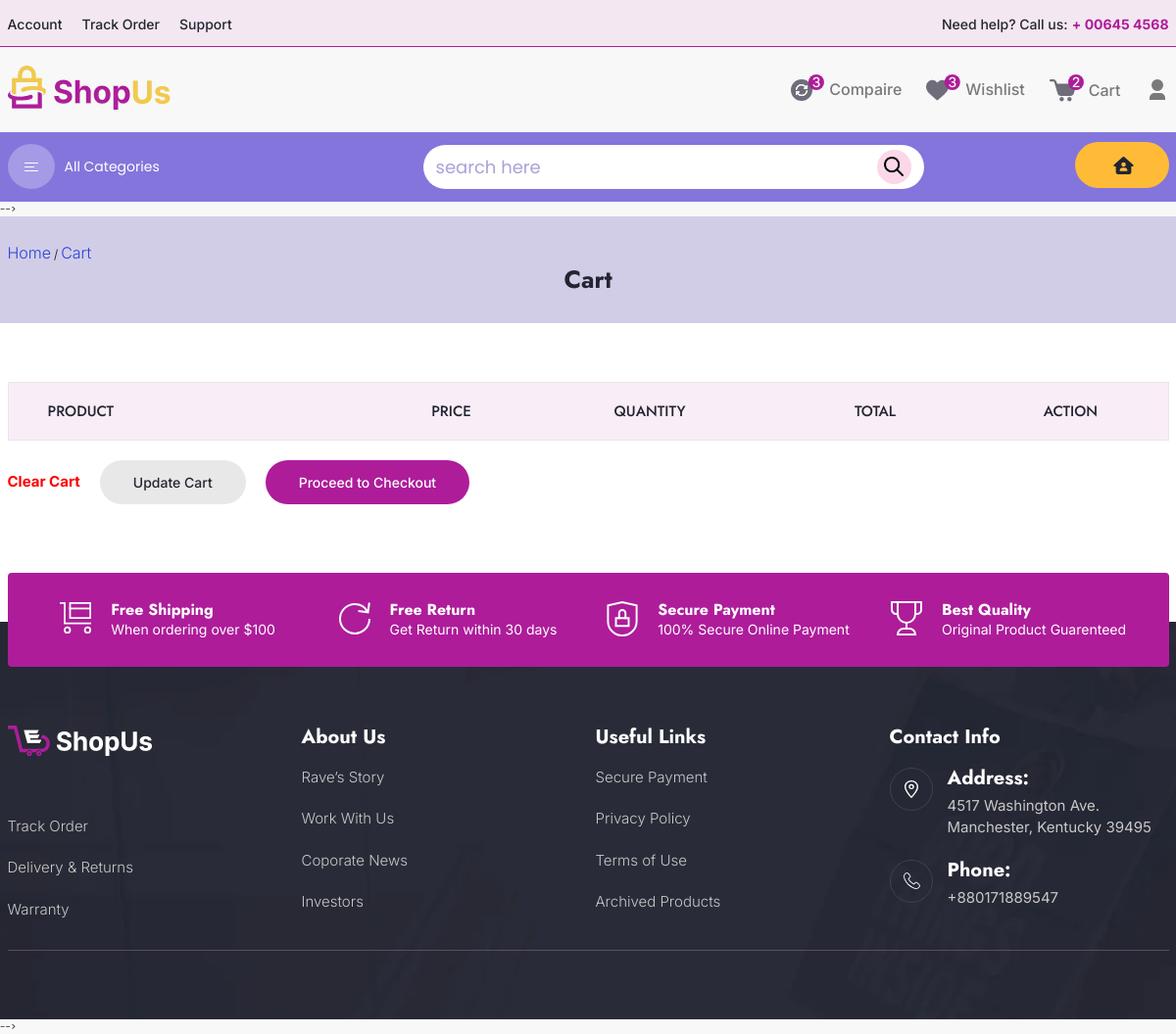
Before: /cart/ with the older database file.
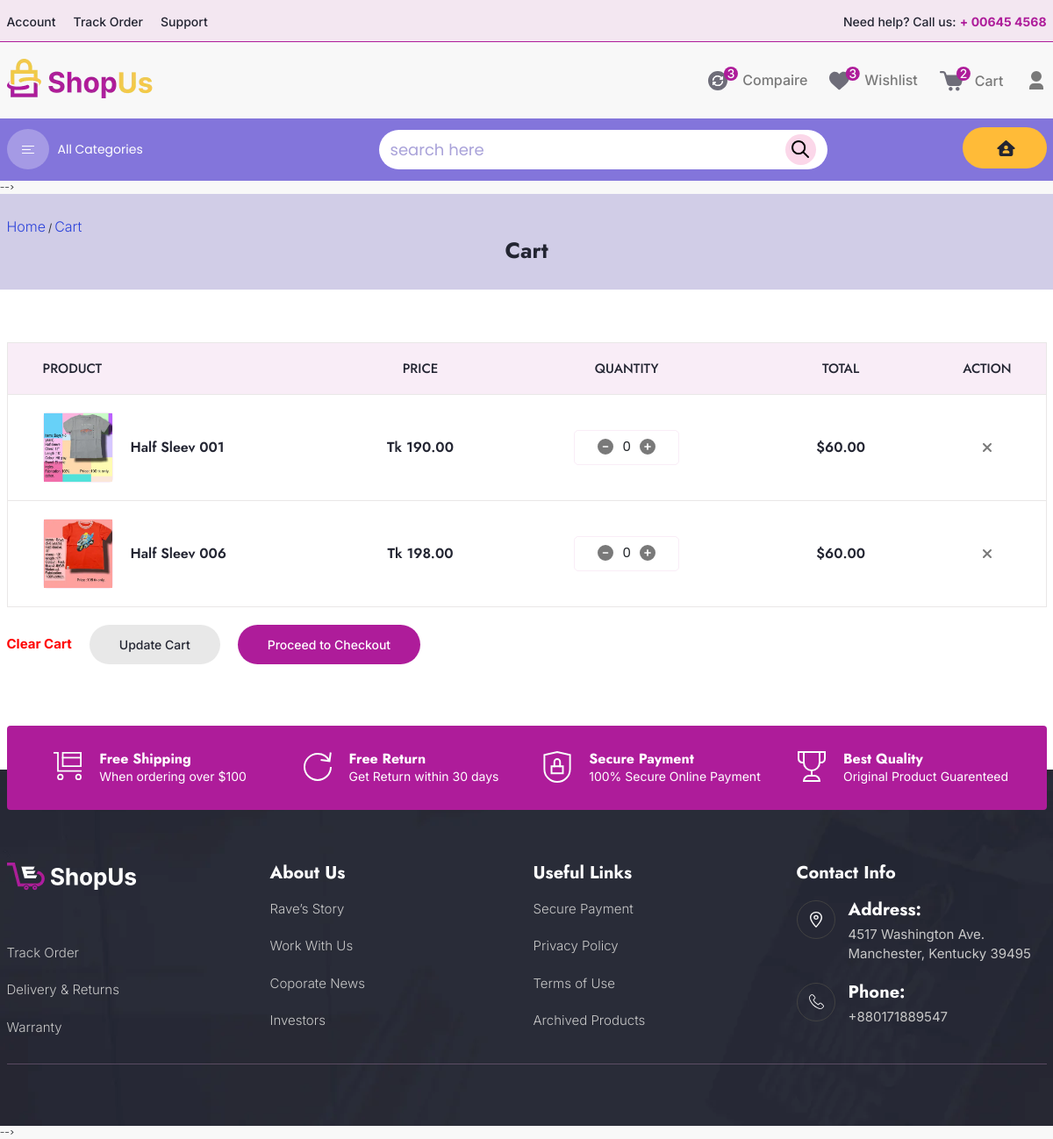
After: the same page with the newer database file.
### Inventory/models.py (models this page shows, shortened)
class IMAGE(models.Model):
    url             = models.ImageField(upload_to='products')
    imgLink         = models.CharField(max_length=100,null=True,blank=True)
    text            = models.TextField(max_length=50,null=True,blank=True)
    product         = models.ForeignKey(PRODUCTS,on_delete=models.CASCADE)
    class Meta:
        verbose_name_plural='IMAGES'

class PRODUCTS(models.Model):
    name            = models.CharField(max_length=100,null=False,blank=True)
    slug            = models.SlugField(unique=True)
    barcode         = models.CharField(max_length=50,unique=True,null=True,blank=False)
    category        = models.ForeignKey(CATEGORY,on_delete=models.CASCADE,null=True)
    subcategory     = models.ForeignKey(SUBCATEGORY,on_delete=models.CASCADE,null=True)
    description     = models.TextField(max_length=200,null=True,blank=True)
    attributevalue  = models.ManyToManyField(ATTRIBUTEVALUE,blank=True)
    brandname       = models.ForeignKey(BRAND,on_delete=models.CASCADE,null=True)
    in_stocks       = models.BooleanField(default=True)
    is_active       = models.BooleanField(default=True)
    is_discount     = models.BooleanField(default=False)
    Owner           = models.ForeignKey(User,on_delete=models.CASCADE,blank=True,null=True)
    create_date     = models.DateTimeField(auto_now_add=True,blank=True)
    modified_date   = models.DateTimeField(auto_now=True,blank= True)
    class Meta:
        verbose_name_plural = 'PRODUCTS'

class PRICE(models.Model):
    stock       = models.ForeignKey(STOCKS,on_delete=models.CASCADE,null=True)
    product     = models.ForeignKey(PRODUCTS,on_delete=models.CASCADE,null=True)
    saleprice   = models.DecimalField(max_digits=10, decimal_places=2,default=False,null=False)
    storeprice  = models.FloatField(null=True,blank=True)
    discount_percentage = models.DecimalField(max_digits=10, decimal_places=0,null=True,blank=True,default=0)
    mrp         = models.DecimalField(max_digits=10, decimal_places=2,null=True,blank=True)
    total_store_price = models.FloatField(null=True,blank=True)
    text        = models.TextField(max_length=50,null=True,blank=True)
    class Meta:
        verbose_name_plural = 'PRICES'
    @property
    def total_store_price(self):
        if self.storeprice is not None:
            return round((self.stock.stocks_qty * self.storeprice),2)
        else:
            pass
    @property
    def mrp(self):
        if self.stock.product.is_discount==True:
            return round((self.saleprice - (self.saleprice*self.discount_percentage)/100),2)
        else:
             return self.saleprice
    @property
    def BDT(self):
        return "Tk %s"%self.mrp

class STOCKS(models.Model):
    product         = models.ForeignKey(PRODUCTS,on_delete=models.CASCADE)
    stocks_qty      = models.FloatField(null=True,blank=True)
    quantity        = models.FloatField(null=True,blank=False)
    unit            = models.CharField(max_length=100,choices=unit_select,null=True)
    last_checked    = models.DateTimeField(auto_now_add=True,editable=False)
    class Meta:
        verbose_name_plural = 'STOCKS'

### Cart/views.py (the view)
# urls.py: path('',include('Cart.urls')),
def Cart(request):
    products = PRODUCTS.objects.filter(Q(slug ='half-sleev-001')| Q(slug='half-sleev-006'))
    img = IMAGE.objects.filter(product__in=products)
    context ={
        'products':products,
        'img':img,
    }
    return render(request,'Cart/cart.html',context)

### Category/context_processors.py (called while the page is built)
def categoryLink(request):
    Catglinks = CATEGORY.objects.all().exclude(slug__in=['popular','new-arrival','popular-item'])
    sublinks  = SUBCATEGORY.objects.filter(category__in=Catglinks)
    return dict(catglinks=Catglinks,
        sublinks=sublinks,)

### Inventory/models.py (called while the page is built)
    def get_subcategory_url(self):
        return reverse('categoryOne',args=[self.category.slug,self.slug])

### templates/Cart/cart.html (shortened to what the changed rows need)
{% extends 'common/base.html' %}
{% load static %}
{% block content %}
<section class="blog about-blog">
    <div class="container">
        <div class="blog-heading about-heading">
            <h1 class="heading">Cart</h1>
        </div>
    </div>
</section>
<section class="product-cart product footer-padding">
    <div class="container">
        <div class="cart-section">
            <table>
                <tbody>
                    {% for product in products %}
                    <tr class="table-row ticket-row">
                        <td class="table-wrapper wrapper-product">
                            <div class="wrapper">
                                {% for im in product.image_set.all %}
                                <div class="wrapper-img">
                                    <img src="{{im.url.url}}"
                                        alt="img">
                                </div>
                                {% endfor %}
                                <div class="wrapper-content">
                                    <h5 class="heading">{{product.name}}</h5>
                                </div>
                            </div>
                        </td>
                        <td class="table-wrapper">
                            {% for r in product.price_set.all %}
                            <div class="table-wrapper-center">
                                <h5 class="heading">{{r.BDT}}</h5>
                            </div>
                            {% endfor %}
                        </td>
                        <td class="table-wrapper">
                            <div class="table-wrapper-center">
                                <div class="quantity">
                                    <a href=""><i class="fas fa-minus-circle"></i></a>
                                    <span class="number">0</span>
                                    <a href="" class="add_product" data-id="{{product.id}}" data-url="{% url 'add_prod' product.id %}"><i class="fas fa-plus-circle"></i></a>
                                </div>
                            </div>
                        </td>
                        <td class="table-wrapper wrapper-total">
                            <div class="table-wrapper-center">
                                <h5 class="heading">$60.00</h5>
                            </div>
                        </td>
                        <td class="table-wrapper">
                            <div class="table-wrapper-center">
                                <span>
                                </span>
                            </div>
                        </td>
                    </tr>
                    {% endfor %}
                </tbody>
            </table>
        </div>
    </div>
</section>
{% endblock %}

Changed rows visible on the page:
added PRODUCTS: name "Half Sleev 001"
added IMAGE: url (picture), shown under "Half Sleev 001"
added PRICE: BDT "Tk 190.00", shown under "Half Sleev 001"
added PRODUCTS: name "Half Sleev 006"
added IMAGE: url (picture), shown under "Half Sleev 006"
added PRICE: BDT "Tk 198.00", shown under "Half Sleev 006"
